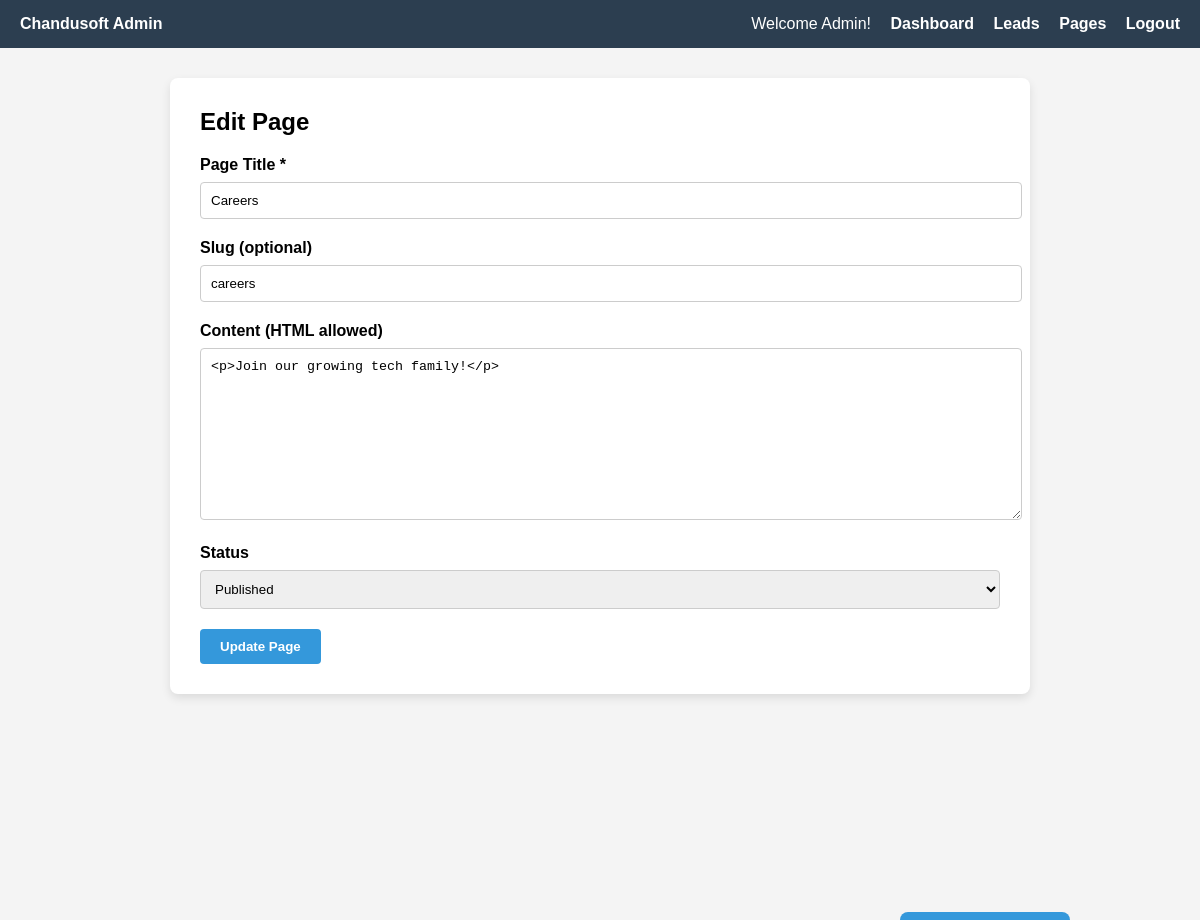
Screenshot of /admin/edit.php?id=3 (signed in) with the database file from the repository.
### tables this page shows
CREATE TABLE `pages` (
  `id` int NOT NULL AUTO_INCREMENT,
  `title` varchar(255) NOT NULL,
  `slug` varchar(255) NOT NULL,
  `content_html` text,
  `status` enum('draft','published','archived') DEFAULT 'draft',
  `updated_at` datetime DEFAULT CURRENT_TIMESTAMP ON UPDATE CURRENT_TIMESTAMP,
  PRIMARY KEY (`id`),
  UNIQUE KEY `slug` (`slug`)
);

### admin/edit.php (the view, shortened to what this page needs)
<?php
require_once '../app/config.php';
$role = $_SESSION['user']['role'] ?? 'editor';
$id = $_GET['id'] ?? null;
try {
    $stmt = $pdo->prepare("SELECT * FROM pages WHERE id = ?");
    $stmt->execute([$id]);
    $page = $stmt->fetch();
    $content_html = $page['content_html'] ?? '';
} catch (PDOException $e) {
    die("Database error: " . $e->getMessage());
}
?>
<!DOCTYPE html>
<html>
<head>
</head>
<body>
<div class="navbar">
    <div><strong>Chandusoft Admin</strong></div>
    <div class="links">
        Welcome <?= htmlspecialchars($role) ?>!
        <a href="../app/dashboard.php">Dashboard</a>
        <a href="../admin/admin-leads.php">Leads</a>
        <a href="../admin/pages.php">Pages</a>
        <a href="../admin/logout.php">Logout</a>
    </div>
</div>
<div class="container">
    <h2>Edit Page</h2>
    <form method="POST">
        <label for="title">Page Title *</label>
        <input type="text" name="title" id="title" required value="<?= htmlspecialchars($page['title']) ?>">
        <label for="slug">Slug (optional)</label>
        <input type="text" name="slug" id="slug" placeholder="auto-generated-if-empty" value="<?= htmlspecialchars($page['slug']) ?>">
        <label for="content_html">Content (HTML allowed)</label>
        <textarea name="content_html" id="content_html" rows="10"><?= htmlspecialchars($content_html) ?></textarea>
        <label for="status">Status</label>
        <select name="status" id="status">
            <option value="published" <?= $page['status'] === 'published' ? 'selected' : '' ?>>Published</option>
        </select>
        <button type="submit">Update Page</button>
    <a href="pages.php" class="back-button">← Back to Pages</a>
    </form>
</div>
</body>
</html>

### admin/edit.php (style rules this page uses)
body { font-family: Arial, sans-serif; background: #f4f4f4; margin: 0; padding: 0; }
.navbar { background-color: #2c3e50; color: white; padding: 15px 20px; display: flex; justify-content: space-between; align-items: center; }
.navbar .links a { color: white; text-decoration: none; margin-left: 15px; font-weight: bold; }
.container { max-width: 800px; margin: 30px auto; background: #fff; padding: 30px; border-radius: 8px; box-shadow: 0 4px 10px rgba(0,0,0,0.1); }
h2 { margin-top: 0; }
form label { display: block; margin-bottom: 8px; font-weight: bold; }
form input[type="text"], form select, form textarea { width: 100%; padding: 10px; margin-bottom: 20px; border: 1px solid #ccc; border-radius: 4px; }
form button { background-color: #3498db; color: white; padding: 10px 20px; border: none; border-radius: 4px; font-weight: bold; cursor: pointer; }
.back-button { position: absolute; bottom: -30px; left: 900px; padding: 10px 20px; background-color: #3498db; color: white; border-radius: 8px; text-decoration: none; font-weight: bold; text-align: center; transition: background-color 0.3s ease; }

### rows the page displays
pages: title "Careers", slug "careers", content_html "<p>Join our growing tech family!</p>", status "Published"

### other values shown
$role "Admin"
